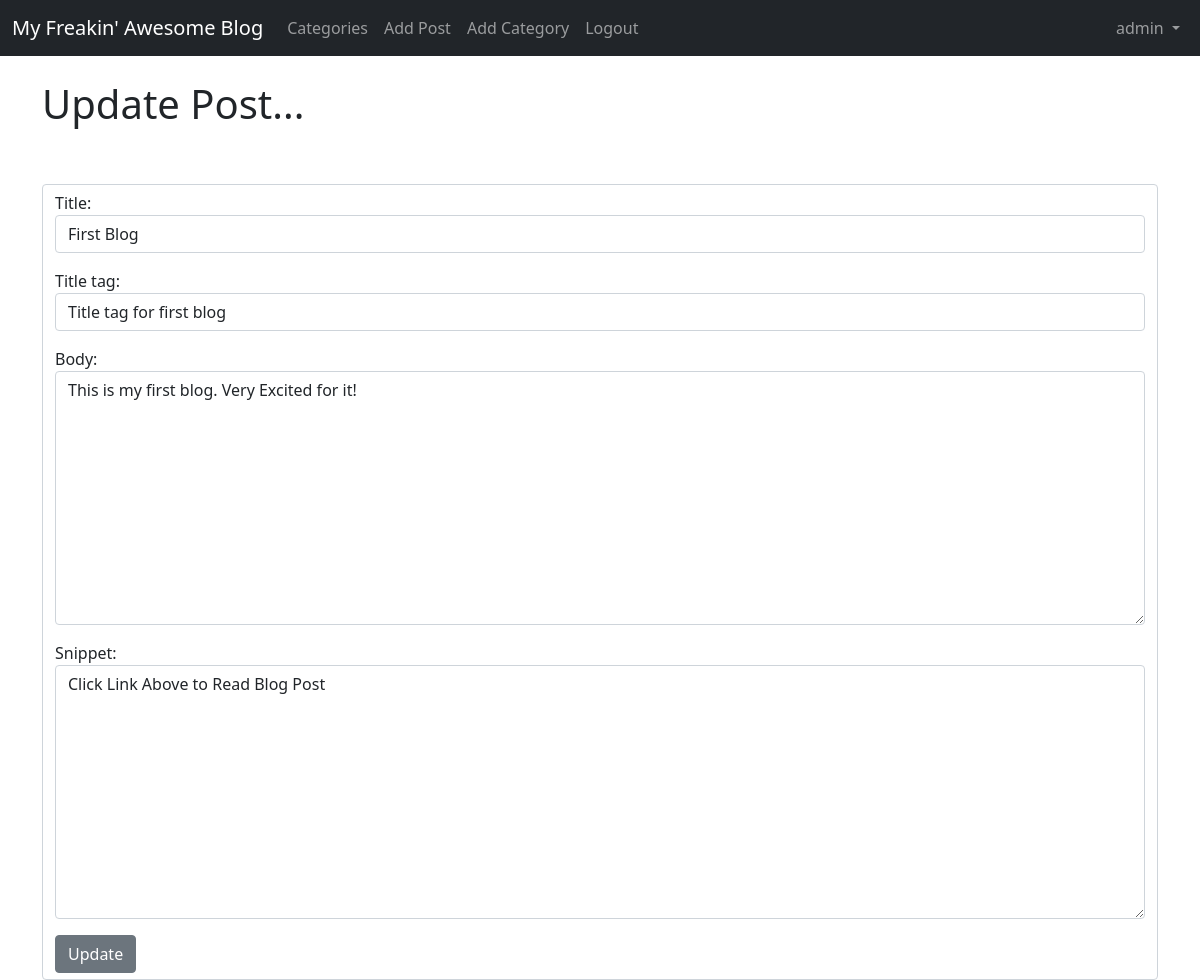
The app's page /articles/edit/1 (signed in) with its own data.
### theblog/models.py (models this page shows, shortened)
class Post(models.Model):
    title = models.CharField(max_length=255)
    header_image = models.ImageField(null = True, blank = True, upload_to = 'images/')
    title_tag = models.CharField(max_length=255)
    author = models.ForeignKey(User, on_delete = models.CASCADE)
    body = RichTextField(blank = True, null = True)
    post_date = models.DateField(auto_now_add = True)
    category = models.CharField(max_length = 255, default = 'coding')
    snippet = models.CharField(max_length = 255)
    likes = models.ManyToManyField(User, related_name='blog_posts')

### theblog/views.py (the view)
# urls.py: path('articles/edit/<int:pk>', UpdatePostView.as_view(), name='update_post'),
class UpdatePostView(UpdateView):
    model = Post
    form_class = EditForm
    template_name = 'update_post.html'

### theblog/forms.py
class EditForm(forms.ModelForm):
    class Meta:
        model = Post
        fields = ('title', 'title_tag', 'body', 'snippet')
        widgets = {
            'title': forms.TextInput(attrs = {'class': 'form-control', 'placeholder': 'Enter your Blog Title Here'}),
            'title_tag': forms.TextInput(attrs = {'class': 'form-control'}),
            'body': forms.Textarea(attrs = {'class': 'form-control'}),
            'snippet': forms.Textarea(attrs = {'class': 'form-control'}),
        }

### theblog/templates/update_post.html (shortened to what this page needs)
{% extends 'base.html' %}
{% block content %}
{% if user.is_authenticated %}
    {% if user.id == post.author.id %}
        <h1>Update Post...</h1>
        <br><br>
        <div class="form-control">
            <form action="" method="POST">
                {{ form.as_p }}
                <button class="btn btn-secondary">Update</button>
            </form>
        </div>
    {% else %}
        <h2>You're not allowed here.</h2>
    {% endif %}
{% else %}
    <h2>You're not allowed here.</h2>
{% endif %}
{% endblock %}

### theblog/templates/base.html (shortened to what this page needs)
<!doctype html>
<html lang="en">
  <head>
    <link href="https://cdn.jsdelivr.net/npm/bootstrap@5.1.3/dist/css/bootstrap.min.css" rel="stylesheet">
  </head>
  <body>
    <nav class="navbar navbar-expand-lg navbar-dark bg-dark">
        <div class="container-fluid">
          <a class="navbar-brand" href="{% url 'home' %}">My Freakin' Awesome Blog</a>
          <div class="collapse navbar-collapse" id="navbarSupportedContent">
            <ul class="navbar-nav me-auto mb-2 mb-lg-0">
              {% if cat_menu %}
              <li class="nav-item dropdown">
                <a class="nav-link dropdown-toggle" href="#" id="navbarDropdown" role="button" data-bs-toggle="dropdown" aria-expanded="false">
                  Categories
                </a>
                <ul class="dropdown-menu" aria-labelledby="navbarDropdown">
                  {% for item in cat_menu %}
                  <a class="dropdown-item" href="{% url 'category' item|slugify%}">{{ item }} </a>
                  {% endfor %}
                </ul>
              </li>
              {% else %}
              <li class="nav-item">
                <a class="nav-link" href="{% url 'category-list' %}">Categories</a>
              </li>
              {% endif %}
              {% if user.is_authenticated %}
                <li class="nav-item">
                  <a class="nav-link" href="{% url 'add_post' %}">Add Post</a>
                </li>
                <li class="nav-item">
                  <a class="nav-link" href="{% url 'add_category' %}">Add Category</a>
                </li>
                <li class="nav-item">
                  <a class="nav-link" href="{% url 'logout' %}">Logout</a>
                </li>
              {% endif %}
            </ul>
            <ul class="navbar-nav ml-auto mb-2 mb-lg-0">
            {% if user.is_authenticated %}
              <li class="nav-item dropdown" style="padding-left: 80px">
                <a class="nav-link dropdown-toggle" href="#" id="navbarDropdown" role="button" data-bs-toggle="dropdown" aria-expanded="false">
                  {{ user.username }}
                </a>
              </li>
            {% endif %}
          </ul>
          </div>
        </div>
      </nav>
    <br>
    <div class="container">
      {% block content %}
      {% endblock %}
    </div>
  </body>
</html>

### records on screen
Post: title "First Blog", title_tag "Title tag for first blog", body "This is my first blog. Very Excited for it!", snippet "Click Link Above to Read Blog Post"

### other values on screen
{{ user.username }} "admin"
